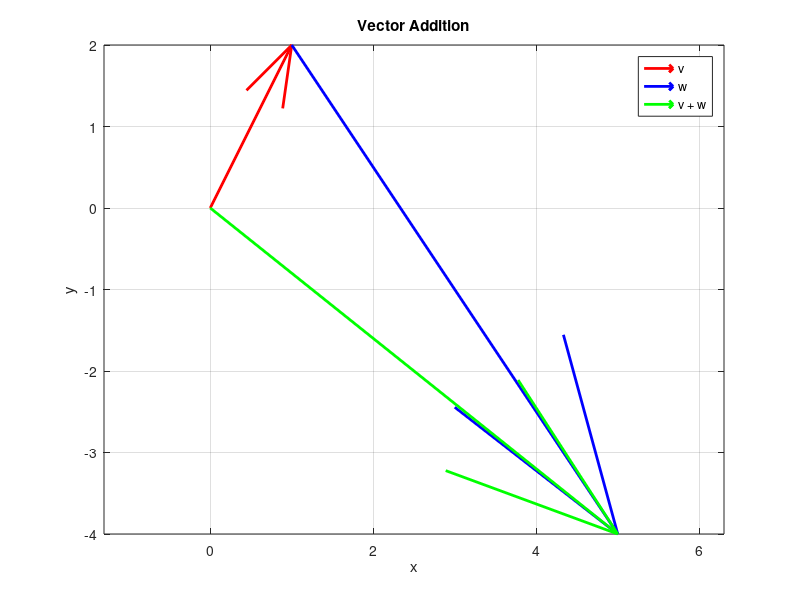

This figure's MATLAB source:
% Adding vectors

% Using 2D vectors here instead of 3D vectors in the book to facilitate visualization
v = [1, 2];
w = [4, -6];


%%%%%%% TODO %%%%%%%
% Initialize 'vPlusW' as the sum of v and w
vPlusW = v + w;
%%%%%%%%%%%%%%%%%%%%

% print out all three vectors
disp('v:');
disp(v); 
disp('w:');
disp(w);
disp('vPlusW:');
disp(vPlusW);

% Plot vectors
quiver(0, 0, v(1), v(2), 0, 'r', 'LineWidth', 2);
hold on;
quiver(v(1), v(2), w(1), w(2), 0, 'b', 'LineWidth', 2);
quiver(0, 0, vPlusW(1), vPlusW(2), 0, 'g', 'LineWidth', 2);
hold off;
axis equal;
xlabel('x');
ylabel('y');
title('Vector Addition');
legend('v', 'w', 'v + w');
grid on;
